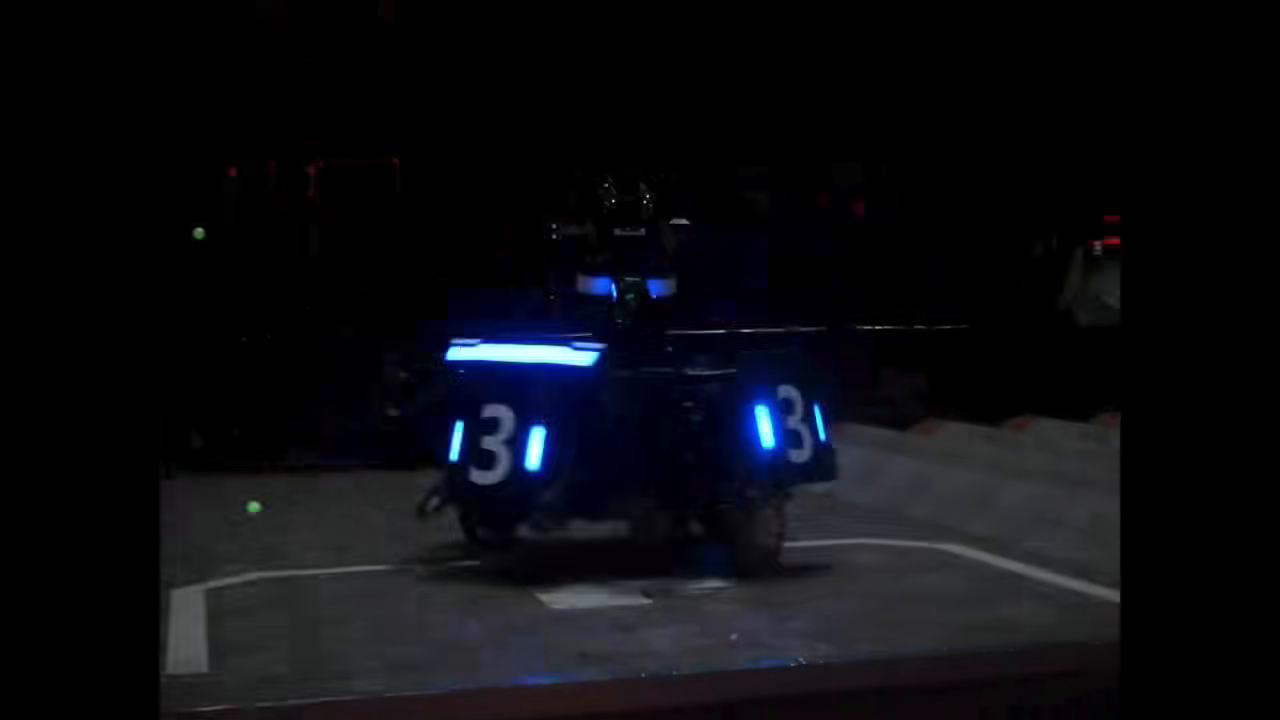
//> input picture frame 14 of Week_56/Find-Armor-Video/1.mp4, 1280 x 720 px
$ ./main   (built with g++ and OpenCV 4)
//> lines starting //> are read from the running program, lines starting //| are printed output that depends on the picture; after the words box and inside, x2 and y2 are one past the last pixel; in counts of white or black regions, pixels touching at a corner belong together
#include <opencv2/opencv.hpp>
#include <algorithm>
#include <cmath>
#include <iostream>
#include <limits>
#include <string>
#include <vector>

#define FIRSTPHOTO 1
#define LASTPHOTO 40

struct LightBar
{
    cv::RotatedRect rect;
    cv::Point2f center;
    cv::Point2f points[4];
    cv::Point2f direction; // 沿灯条长轴的单位方向向量
    float width = 0.0f;    // 短边
    float height = 0.0f;   // 长边
    float ratio = 0.0f;
    float area = 0.0f;
    float centerDistanceRatio = 0.0f;
};

struct Armor
{
    LightBar left, right;
};

std::vector<std::vector<cv::Point>> Img2Contours(cv::Mat& image);
std::vector<LightBar> Contours2Bars(std::vector<std::vector<cv::Point>>& contours);
std::vector<Armor> Bars2Armor(std::vector<LightBar>& bars);
cv::Point2f GetLongAxisDirection(cv::RotatedRect& rect);
bool GetArmorCorners(const Armor& armor, cv::Point2f corners[4]);
void DrawArmorQuadrilateral(cv::Mat& image, const Armor& armor);
bool ExtractArmorROI(const cv::Mat& image, const Armor& armor, cv::Mat& roi);

int main()
{
    cv::Mat img, img_test;
    const std::string videoPath = std::string(PROJECT_DIR) + "/1.mp4";
    cv::VideoCapture video(videoPath);
    if (!video.isOpened())
    {
        std::cerr << "Failed to open video file: " << PROJECT_DIR << "/1.mp4\n";
        return -1;
    }

    const double frameDurationMs = 1000.0 / 30.0;
    cv::namedWindow("img_test", cv::WINDOW_NORMAL);

    while (video.read(img) && !img.empty())
    {
//> img is the input picture: 720 rows x 1280 cols, CV_8UC3; mean B, G, R 17, 12.3, 11.6
        const int64 startTick = cv::getTickCount();
        std::vector<std::vector<cv::Point>> contours = Img2Contours(img);
        std::vector<LightBar> bars = Contours2Bars(contours);
        std::vector<Armor> armors = Bars2Armor(bars);

        img.copyTo(img_test);

        if (!armors.empty())
        {
            const Armor& armor = armors.front();
            DrawArmorQuadrilateral(img_test, armor);
        }

        // [12 lines of commented-out code are left out]
        const double elapsedMs = (cv::getTickCount() - startTick) * 1000.0 / cv::getTickFrequency();
        const double fps = 1000.0 / elapsedMs;
        std::cout << " fps: " << fps << std::endl;

        cv::imshow("img_test", img_test);
        const int delayMs = std::max(1, static_cast<int>(std::ceil(frameDurationMs - elapsedMs)));
        const int key = cv::waitKey(delayMs) & 0xFF;
        if (key == 'q' || key == 'Q' || key == 27) break;
        // 不支持可见性查询时返回 -1，仅在明确关闭时退出。
        if (cv::getWindowProperty("img_test", cv::WND_PROP_VISIBLE) == 0.0) break;
    }

    video.release();
    cv::destroyAllWindows();
    return 0;
}

std::vector<std::vector<cv::Point>> Img2Contours(cv::Mat& image)
{
    cv::Mat gray, binary, hsv, hsv_blue, mask;
    std::vector<std::vector<cv::Point>> contours;

    cv::cvtColor(image, gray, cv::COLOR_BGR2GRAY);
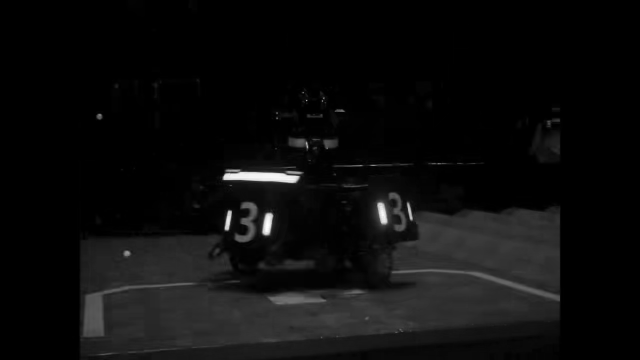
//> gray: 720 rows x 1280 cols, CV_8UC1 (shown at 1/2 size); min 0, max 255, mean 12.6
    cv::cvtColor(image, hsv, cv::COLOR_BGR2HSV);
//> hsv: 720 rows x 1280 cols, CV_8UC3; mean H, S, V 47.1, 48.1, 17.2
    cv::inRange(hsv, cv::Scalar(75, 50, 70), cv::Scalar(110, 255, 255), hsv_blue);
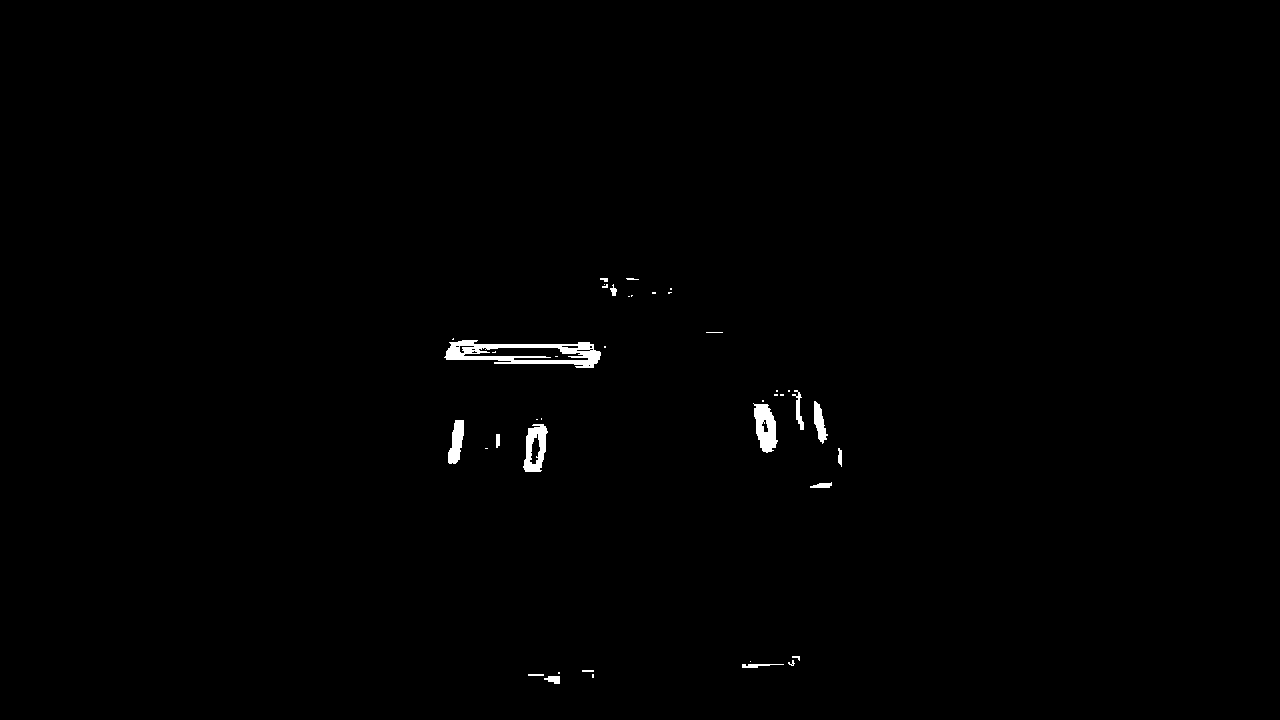
//> hsv_blue: 720 rows x 1280 cols, CV_8UC1; 0.56% white; 41 white regions (23 under 20 px), largest, box (x1, y1, x2, y2) and area: (444, 340, 601, 368) 2017, (753, 403, 778, 453) 794, (523, 424, 548, 472) 711
    cv::threshold(gray, binary, 110, 255, cv::THRESH_BINARY);
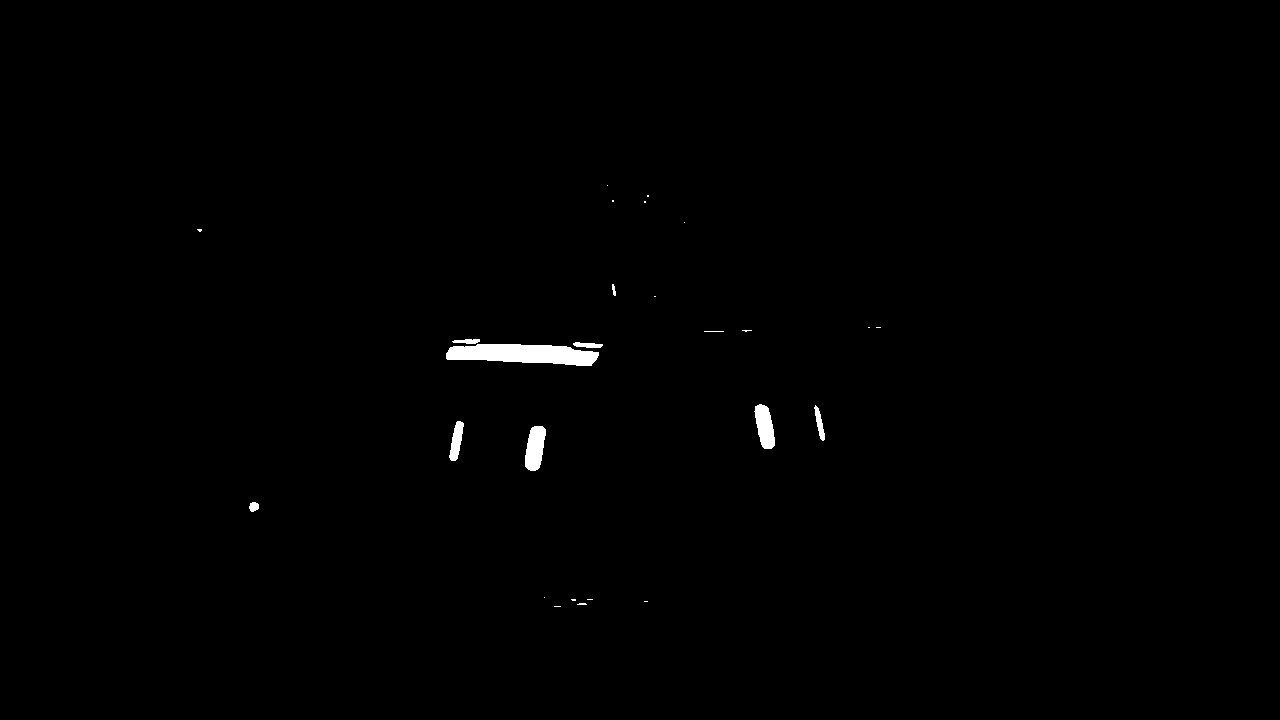
//> binary: 720 rows x 1280 cols, CV_8UC1; 0.52% white; 26 white regions (16 under 20 px), largest, box (x1, y1, x2, y2) and area: (446, 344, 599, 366) 2452, (525, 426, 546, 471) 703, (754, 404, 775, 449) 645
    cv::bitwise_and(binary, hsv_blue, mask);
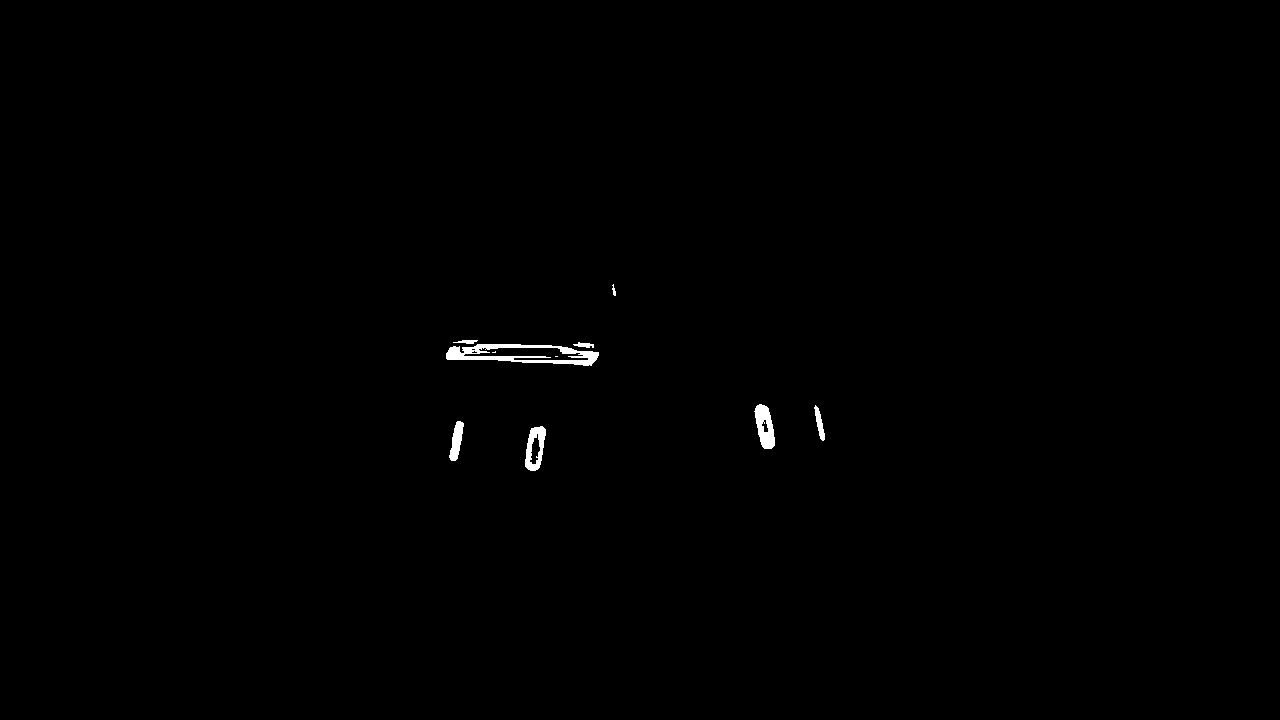
//> mask: 720 rows x 1280 cols, CV_8UC1; 0.36% white; 10 white regions (2 under 20 px)
    cv::findContours(mask, contours, cv::RETR_EXTERNAL, cv::CHAIN_APPROX_SIMPLE);
//> contours = 8 contours, 1 with area under 20; largest, box (x1, y1, x2, y2) and area: (446, 344, 599, 366) 2206, (525, 426, 546, 471) 638, (754, 404, 775, 449) 592, (449, 421, 464, 461) 302, (814, 405, 825, 441) 144, (573, 342, 594, 348) 51, (453, 340, 478, 344) 38

    return contours;
}

std::vector<LightBar> Contours2Bars(std::vector<std::vector<cv::Point>>& contours)
{
    std::vector<LightBar> bars;
    bars.reserve(contours.size());

    for (auto& contour : contours)
    {
        cv::RotatedRect rect = cv::minAreaRect(contour);
        float w = std::min(rect.size.width, rect.size.height);
        float h = std::max(rect.size.width, rect.size.height);
        if (w <= 0.0f || h <= 0.0f) continue;

        if (rect.size.width < rect.size.height && rect.angle > 30.0f) continue;
        if (rect.size.width > rect.size.height && rect.angle < 60.0f) continue;

        float area = w * h;
        if (area < 30.0f || area > 2400.0f) continue;

        float ratio = h / w;
        if (ratio < 1.2f || ratio > 6.5f) continue;

        LightBar bar;
        bar.rect = rect;
        bar.center = rect.center;
        bar.width = w;
        bar.height = h;
        bar.ratio = ratio;
        bar.area = area;
        rect.points(bar.points);
        bar.direction = GetLongAxisDirection(rect);

        if (bar.direction.dot(bar.direction) < 0.5f) continue;

        bars.push_back(bar);
    }
//> this loop made 8 passes
//> (w, h, area, ratio, bar.rect, bar.ratio, bar.area, length in GetLongAxisDirection) on passes 4, 6: (15.65, 45.44, 711.2, 2.9, centre (764.5, 426.1), size (15.7, 45.4), angle -10.3, 2.9, 711.2, 45.44), (4.28, 20.2, 86.43, 4.72, centre (583.1, 344.6), size (4.3, 20.2), angle -84.3, 4.72, 86.43, 20.2)
//> in main, `std::vector<LightBar> bars = Contours2Bars(contours);`: bars = 2 items
    return bars;
}

std::vector<Armor> Bars2Armor(std::vector<LightBar>& bars)
{
    std::sort(bars.begin(), bars.end(),
              [](const LightBar& a, const LightBar& b)
              {
                  return a.center.x < b.center.x;
              });

    const float maxHeightRatio = 1.2f;
    const float minDistanceRatio = 0.6f;
    const float maxDistanceRatio = 3.0f;
    const float maxVerticalOffset = 0.4f;
    const float maxParallelError = 0.1f;
    const float maxPerpendicularError = 0.4f;

    const float maxBarAngle = static_cast<float>(CV_PI * 0.5);
    const float maxVerticalAngleSum = static_cast<float>(CV_PI);

    float bestScore = std::numeric_limits<float>::max();
    Armor bestArmor;
    bool found = false;

    for (size_t i = 0; i + 1 < bars.size(); ++i)
    {
        for (size_t j = i + 1; j < bars.size(); ++j)
        {
            const LightBar& left = bars[i];
            const LightBar& right = bars[j];

            const float minHeight = std::min(left.height, right.height);
            const float meanHeight = 0.5f * (left.height + right.height);
            if (minHeight <= 1e-6f || meanHeight <= 1e-6f) continue;

            const float leftDirectionLength =
                std::sqrt(left.direction.dot(left.direction));
            const float rightDirectionLength =
                std::sqrt(right.direction.dot(right.direction));
            if (leftDirectionLength <= 1e-6f || rightDirectionLength <= 1e-6f)
                continue;

            cv::Point2f leftDirection = left.direction / leftDirectionLength;
            cv::Point2f rightDirection = right.direction / rightDirectionLength;

            const float heightRatio =
                std::max(left.height, right.height) / minHeight;

            cv::Point2f connect = right.center - left.center;
            const float centerDistance = std::sqrt(connect.dot(connect));
            if (centerDistance <= 1e-6f) continue;

            const float normalizedDistance = centerDistance / meanHeight;
            const float verticalOffset =
                std::abs(left.center.y - right.center.y) / meanHeight;

            float cosBarsAngle = std::abs(leftDirection.dot(rightDirection));
            cosBarsAngle = std::max(0.0f, std::min(1.0f, cosBarsAngle));
            const float parallelError = 1.0f - cosBarsAngle;

            connect *= 1.0f / centerDistance;
            const float perpendicularError = std::max(
                std::abs(connect.dot(leftDirection)),
                std::abs(connect.dot(rightDirection)));

            if (heightRatio > maxHeightRatio ||
                normalizedDistance < minDistanceRatio ||
                normalizedDistance > maxDistanceRatio ||
                verticalOffset > maxVerticalOffset ||
                parallelError > maxParallelError ||
                perpendicularError > maxPerpendicularError)
            {
                continue;
            }

            const float barAngle = std::acos(cosBarsAngle);
            const float barAngleScore = barAngle / maxBarAngle;

            const float leftVerticalAngle = std::abs(
                std::atan2(leftDirection.x, leftDirection.y));
            const float rightVerticalAngle = std::abs(
                std::atan2(rightDirection.x, rightDirection.y));
            const float verticalAngleSum =
                leftVerticalAngle + rightVerticalAngle;
            const float verticalAngleScore =
                verticalAngleSum / maxVerticalAngleSum;

            const float score =
                0.4f * (1.0f / centerDistance) + 0.55f * barAngleScore + 0.05f * verticalAngleScore;

            if (score < bestScore)
            {
                bestScore = score;
                bestArmor = Armor{left, right};
                found = true;
            }
        }
    }
//> this loop made 1 pass
//> (bestScore, found) on pass 1: (3.4e+38, false)
//> after the loop, bestScore = 3.4e+38; found = false
//> in main, `std::vector<Armor> armors = Bars2Armor(bars);`: armors = 0 items
//> the 'q' key is pressed

    if (!found)
        return {};

    return {bestArmor};
}

// [72 lines left out: functions GetArmorCorners, DrawArmorQuadrilateral, ExtractArmorROI, not called in this run]

cv::Point2f GetLongAxisDirection(cv::RotatedRect& rect)
{
    cv::Point2f points[4];
    rect.points(points);

    int longestEdge = 0;
    float longestLengthSquared = -1.0f;
    for (int i = 0; i < 4; ++i)
    {
        cv::Point2f edge = points[(i + 1) % 4] - points[i];
        float lengthSquared = edge.dot(edge);
        if (lengthSquared > longestLengthSquared)
        {
            longestLengthSquared = lengthSquared;
            longestEdge = i;
        }
    }

    cv::Point2f direction = points[(longestEdge + 1) % 4] - points[longestEdge];
    float length = std::sqrt(direction.dot(direction));
    if (length < 1e-6f) return cv::Point2f(0.0f, 0.0f);

    direction *= 1.0f / length;
    if (direction.y < 0.0f ||
        (std::abs(direction.y) < 1e-6f && direction.x < 0.0f))
    {
        direction *= -1.0f;
    }

    return direction;
}
